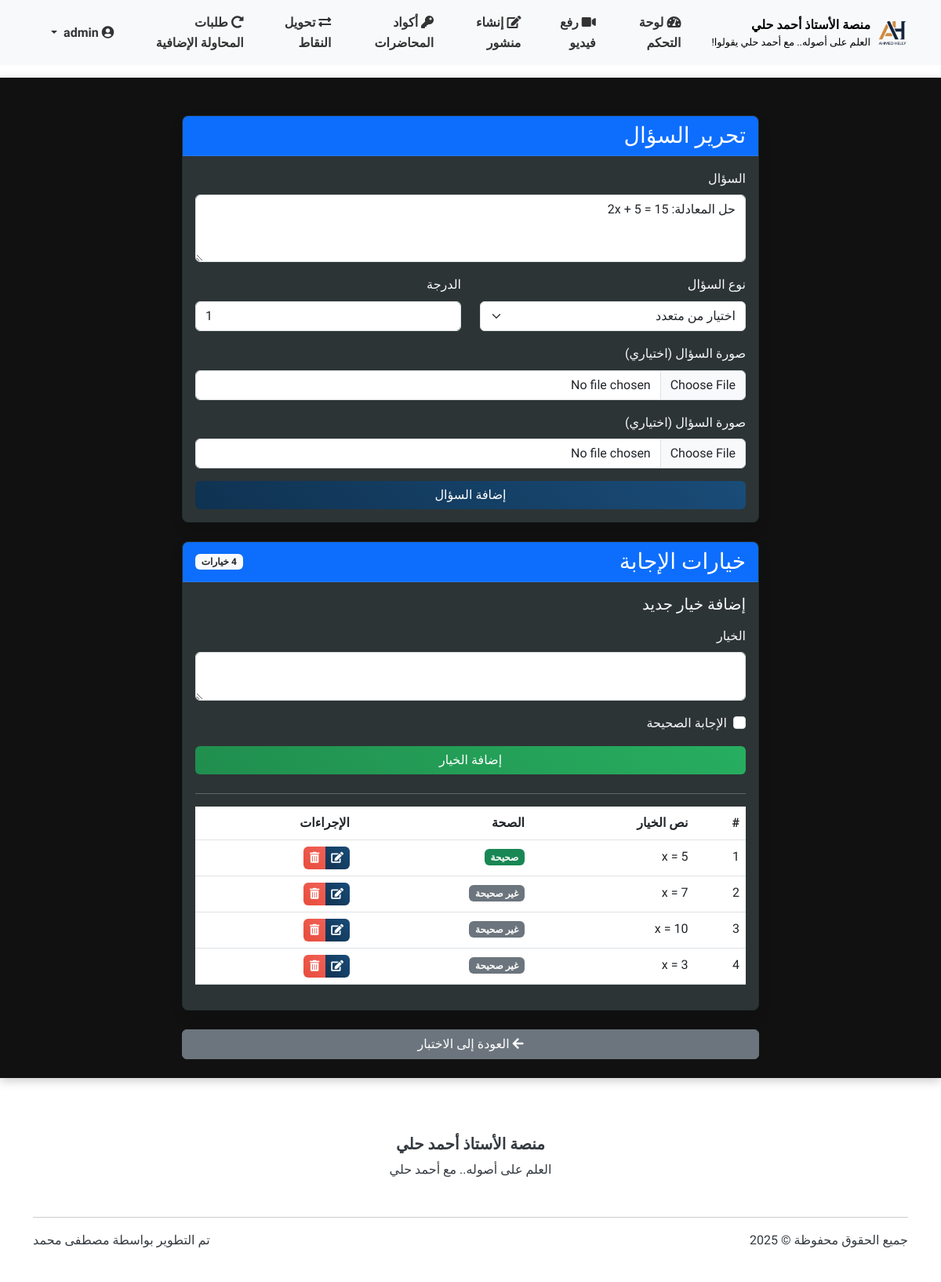
The app's page /admin/questions/6/edit (signed in) with its own data.
### models.py (models this page shows, shortened)
class User(UserMixin, db.Model):
    __tablename__ = 'users'
    id = db.Column(db.Integer, primary_key=True)
    username = db.Column(db.String(64), unique=True, nullable=False)
    full_name = db.Column(db.String(100), nullable=True)  # الاسم الثلاثي
    email = db.Column(db.String(100), nullable=True)  # البريد الإلكتروني للاستعادة
    phone = db.Column(db.String(20), nullable=True)   # رقم الهاتف للاستعادة
    password_hash = db.Column(db.String(256), nullable=False)
    role = db.Column(db.String(20), nullable=False)  # 'admin' or 'student'
    points = db.Column(db.Integer, default=0)  # نقاط المحفظة
    reset_token = db.Column(db.String(100), nullable=True)  # رمز استعادة كلمة المرور
    reset_token_expiry = db.Column(db.DateTime, nullable=True)  # تاريخ انتهاء صلاحية الرمز
    created_at = db.Column(db.DateTime, default=datetime.utcnow)  # تاريخ إنشاء الحساب
    videos = db.relationship('Video', backref='uploader', lazy='dynamic')
    comments = db.relationship('Comment', backref='author', lazy='dynamic')
    posts = db.relationship('Post', backref='author', lazy='dynamic')
    video_views = db.relationship('VideoView', backref='viewer', lazy='dynamic')
    liked_videos = db.relationship('VideoLike', foreign_keys='VideoLike.user_id', backref='liker', lazy='dynamic')
    def is_admin(self):
        return self.role == 'admin'

class TestQuestion(db.Model):
    __tablename__ = 'test_questions'
    id = db.Column(db.Integer, primary_key=True)
    test_id = db.Column(db.Integer, db.ForeignKey('tests.id'), nullable=False)
    question_text = db.Column(db.Text, nullable=False)
    question_type = db.Column(db.String(20), default='multiple_choice')  # multiple_choice, true_false, short_answer
    points = db.Column(db.Integer, default=1)  # Points for this question
    order = db.Column(db.Integer, default=0)  # Order in the test
    image_path = db.Column(db.String(255), nullable=True)  # Path to question image
    choices = db.relationship('QuestionChoice', backref='question', lazy='dynamic', cascade='all, delete-orphan')

class QuestionChoice(db.Model):
    __tablename__ = 'question_choices'
    id = db.Column(db.Integer, primary_key=True)
    question_id = db.Column(db.Integer, db.ForeignKey('test_questions.id'), nullable=False)
    choice_text = db.Column(db.Text, nullable=False)
    is_correct = db.Column(db.Boolean, default=False)
    order = db.Column(db.Integer, default=0)  # Order of choices

### routes.py (the view)
@admin_bp.route('/questions/<int:question_id>/edit', methods=['GET', 'POST'])
@login_required
def edit_question(question_id):
    if not current_user.is_admin():
        abort(403)
    question = TestQuestion.query.get_or_404(question_id)
    test = Test.query.get_or_404(question.test_id)
    form = TestQuestionForm(obj=question)
    choice_form = QuestionChoiceForm()
    if form.validate_on_submit():
        question.question_text = form.question_text.data
        question.question_type = form.question_type.data
        question.points = form.points.data
        db.session.commit()
        flash('تم تحديث السؤال بنجاح.', 'success')
    return render_template('admin/edit_question.html',
                          question=question,
                          test=test,
                          form=form,
                          choice_form=choice_form)

### templates/admin/edit_question.html (shortened to what this page needs)
{% extends 'base.html' %}
{% block content %}
<div class="container mt-4">
    <div class="row">
        <div class="col-md-8 offset-md-2">
            <div class="card shadow">
                <div class="card-header bg-primary text-white">
                    <h3 class="card-title mb-0">تحرير السؤال</h3>
                </div>
                <div class="card-body">
                    <form method="POST" action="{{ url_for('admin.edit_question', question_id=question.id) }}" enctype="multipart/form-data">
                        <div class="mb-3">
                            {{ form.question_text.label(class="form-label") }}
                            {{ form.question_text(class="form-control", rows=3) }}
                        </div>
                        <div class="row">
                            <div class="col-md-6">
                                <div class="mb-3">
                                    {{ form.question_type.label(class="form-label") }}
                                    {{ form.question_type(class="form-select") }}
                                </div>
                            </div>
                            <div class="col-md-6">
                                <div class="mb-3">
                                    {{ form.points.label(class="form-label") }}
                                    {{ form.points(class="form-control") }}
                                </div>
                            </div>
                        </div>
                        <div class="mb-3">
                            {{ form.question_image.label(class="form-label") }}
                            {{ form.question_image(class="form-control") }}
                        </div>
                        <div class="mb-3">
                            {{ form.question_image.label(class="form-label") }}
                            {{ form.question_image(class="form-control") }}
                        </div>
                        <div class="d-grid gap-2">
                            {{ form.submit(class="btn btn-primary") }}
                        </div>
                    </form>
                </div>
            </div>
            <div class="card shadow mt-4">
                <div class="card-header bg-primary text-white d-flex justify-content-between align-items-center">
                    <h3 class="card-title mb-0">خيارات الإجابة</h3>
                    <span class="badge bg-light text-dark">{{ question.choices.count() }} خيارات</span>
                </div>
                <div class="card-body">
                    {% if question.question_type != 'short_answer' %}
                        <div class="add-choice-form mb-4">
                            <h5 class="mb-3">إضافة خيار جديد</h5>
                            <form method="POST" action="{{ url_for('admin.add_choice', question_id=question.id) }}">
                                <div class="mb-3">
                                    {{ choice_form.choice_text.label(class="form-label") }}
                                    {{ choice_form.choice_text(class="form-control") }}
                                </div>
                                <div class="mb-3">
                                    <div class="form-check">
                                        {{ choice_form.is_correct(class="form-check-input") }}
                                        {{ choice_form.is_correct.label(class="form-check-label") }}
                                    </div>
                                </div>
                                <div class="d-grid">
                                    {{ choice_form.submit(class="btn btn-success") }}
                                </div>
                            </form>
                        </div>
                        <hr>
                        <div class="choices-list">
                            {% if question.choices.count() > 0 %}
                                <div class="table-responsive">
                                    <table class="table table-hover">
                                        <thead>
                                            <tr>
                                                <th>#</th>
                                                <th>نص الخيار</th>
                                                <th>الصحة</th>
                                                <th>الإجراءات</th>
                                            </tr>
                                        </thead>
                                        <tbody>
                                            {% for choice in question.choices.order_by('order').all() %}
                                                <tr>
                                                    <td>{{ loop.index }}</td>
                                                    <td>{{ choice.choice_text }}</td>
                                                    <td>
                                                        {% if choice.is_correct %}
                                                            <span class="badge bg-success">صحيحة</span>
                                                        {% else %}
                                                            <span class="badge bg-secondary">غير صحيحة</span>
                                                        {% endif %}
                                                    </td>
                                                    <td>
                                                        <div class="btn-group">
                                                            <button type="button" class="btn btn-sm btn-primary"
                                                                data-bs-toggle="modal"
                                                                data-bs-target="#editChoiceModal{{ choice.id }}">
                                                                <i class="fas fa-edit"></i>
                                                            </button>
                                                            <button type="button" class="btn btn-sm btn-danger"
                                                                data-bs-toggle="modal"
                                                                data-bs-target="#deleteChoiceModal{{ choice.id }}">
                                                                <i class="fas fa-trash-alt"></i>
                                                            </button>
                                                        </div>
                                                    </td>
                                                </tr>
                                            {% endfor %}
                                        </tbody>
                                    </table>
                                </div>
                            {% else %}
                                <div class="alert alert-info">
                                    لا توجد خيارات بعد. قم بإضافة خيارات باستخدام النموذج أعلاه.
                                </div>
                            {% endif %}
                        </div>
                    {% else %}
                        <div class="alert alert-info">
                            <i class="fas fa-info-circle"></i>
                            هذا سؤال إجابة قصيرة ولا يتطلب خيارات متعددة. سيتم تقييم إجابات الطلاب يدويًا بعد الاختبار.
                        </div>
                    {% endif %}
                </div>
            </div>
            <div class="d-grid gap-2 mt-4">
                <a href="{{ url_for('admin.edit_test', test_id=question.test_id) }}" class="btn btn-secondary">
                    <i class="fas fa-arrow-left"></i> العودة إلى الاختبار
                </a>
            </div>
        </div>
    </div>
</div>
{% endblock %}

### templates/base.html (shortened to what this page needs)
<!DOCTYPE html>
<html lang="ar" dir="rtl">
<head>
    <link rel="stylesheet" href="https://cdnjs.cloudflare.com/ajax/libs/font-awesome/5.15.4/css/all.min.css">
    <link rel="stylesheet" href="https://cdn.jsdelivr.net/npm/bootstrap@5.3.0/dist/css/bootstrap.rtl.min.css">
    <link rel="stylesheet" href="{{ url_for('static', filename='css/style.css') }}">
</head>
<body>
    <header>
        <nav class="navbar navbar-expand-lg navbar-light bg-light sticky-top">
            <div class="container">
                <a class="navbar-brand d-flex align-items-center" href="{{ url_for('main.index') }}">
                    <img src="{{ url_for('static', filename='img/ahmed-helly-logo.png') }}" alt="شعار المنصة" height="50">
                    <div class="ms-2 d-flex flex-column">
                        <span style="font-size: 1rem; color: #000; font-weight: bold;">منصة الأستاذ أحمد حلي</span>
                        <small class="d-none d-md-block" style="font-size: 0.8rem; color: #000;">العلم على أصوله.. مع أحمد حلي يقولوا!</small>
                    </div>
                </a>
                <div class="collapse navbar-collapse navbar-custom" id="navbarNav">
                    <ul class="navbar-nav">
                        {% if current_user.is_authenticated %}
                            {% if current_user.role == 'admin' %}
                                <li class="nav-item">
                                    <a class="nav-link {% if request.path.startswith('/admin/dashboard') %}active{% endif %}" href="{{ url_for('admin.dashboard') }}">
                                        <i class="fas fa-tachometer-alt"></i> لوحة التحكم
                                    </a>
                                </li>
                                <li class="nav-item">
                                    <a class="nav-link {% if request.path.startswith('/admin/upload_video') %}active{% endif %}" href="{{ url_for('admin.upload_video') }}">
                                        <i class="fas fa-video"></i> رفع فيديو
                                    </a>
                                </li>
                                <li class="nav-item">
                                    <a class="nav-link {% if request.path.startswith('/admin/create_post') %}active{% endif %}" href="{{ url_for('admin.create_post') }}">
                                        <i class="fas fa-edit"></i> إنشاء منشور
                                    </a>
                                </li>
                                <li class="nav-item">
                                    <a class="nav-link {% if request.path.startswith('/admin/lecture_codes') %}active{% endif %}" href="{{ url_for('admin.lecture_codes') }}">
                                        <i class="fas fa-key"></i> أكواد المحاضرات
                                    </a>
                                </li>
                                <li class="nav-item">
                                    <a class="nav-link {% if request.path.startswith('/admin/transfer_points') %}active{% endif %}" href="{{ url_for('admin.transfer_points') }}">
                                        <i class="fas fa-exchange-alt"></i> تحويل النقاط
                                    </a>
                                </li>
                                <li class="nav-item">
                                    <a class="nav-link {% if request.path.startswith('/admin/retry_requests') %}active{% endif %}" href="{{ url_for('admin_tests.retry_requests') }}">
                                        <i class="fas fa-redo-alt"></i> طلبات المحاولة الإضافية
                                    </a>
                                </li>
                            {% endif %}
                        {% endif %}
                    </ul>
                    {% if current_user.is_authenticated %}
                    <ul class="navbar-nav ms-auto">
                        <li class="nav-item dropdown">
                            <a class="nav-link dropdown-toggle" href="#" id="navbarDropdown" role="button"
                               data-bs-toggle="dropdown" aria-expanded="false">
                                <i class="fas fa-user-circle"></i>
                                {{ current_user.username }}
                            </a>
                        </li>
                    </ul>
                    {% endif %}
                </div>
            </div>
        </nav>
    </header>
    <main class="py-4">
        {% block content %}{% endblock %}
    </main>
    <footer class="bg-white py-4 mt-5">
        <div class="container">
            <div class="row align-items-center">
                <div class="col-md-12 text-center mb-3">
                    <h5 class="fw-bold">منصة الأستاذ أحمد حلي</h5>
                    <p class="mb-3">العلم على أصوله.. مع أحمد حلي</p>
                </div>
            </div>
            <hr>
            <div class="row">
                <div class="col-md-6">
                    <p>جميع الحقوق محفوظة &copy; 2025</p>
                </div>
                <div class="col-md-6 text-md-end">
                    <p>تم التطوير بواسطة <a href="https://www.linkedin.com/in/mstafamohamed/" target="_blank">مصطفى محمد</a></p>
                </div>
            </div>
        </div>
    </footer>
</body>
</html>

### records on screen
User: username "admin"
TestQuestion: question_text "حل المعادلة: 2x + 5 = 15", question_type "اختيار من متعدد", points "1"
QuestionChoice: choice_text "x = 5", is_correct "صحيحة"
QuestionChoice: choice_text "x = 7", is_correct "غير صحيحة"
QuestionChoice: choice_text "x = 10", is_correct "غير صحيحة"
QuestionChoice: choice_text "x = 3", is_correct "غير صحيحة"

### other values on screen
{{ question.choices.count() }} "4"
{{ choice_form.choice_text.label(class="form-label") }} "الخيار"
{{ choice_form.is_correct.label(class="form-check-label") }} "الإجابة الصحيحة"
